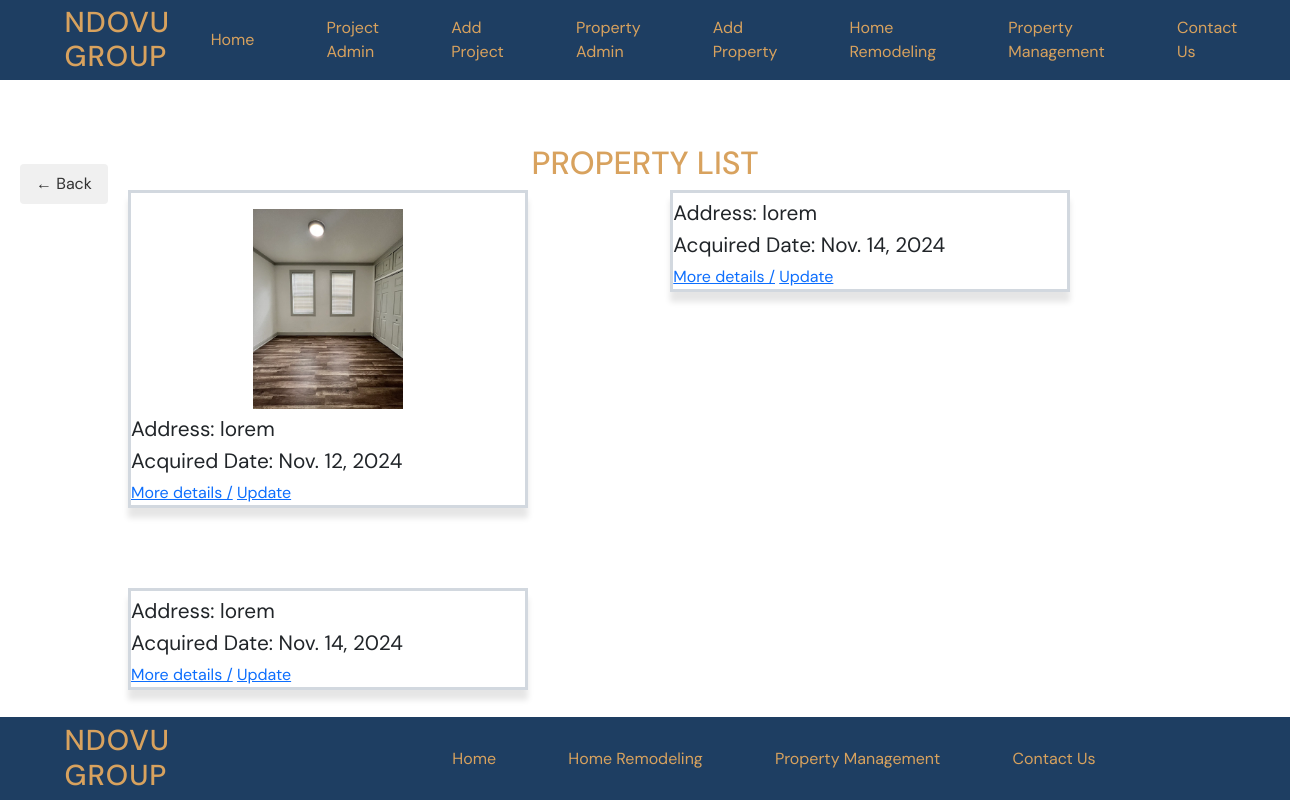
Page /property/property/ (signed in) on the committed database.
### property/models.py (models this page shows, shortened)
class PropertyManagement(models.Model):
    property_owner = models.CharField(max_length=128)
    image = models.ImageField(upload_to="static/img")
    address = models.CharField(max_length=200)
    property_type = models.CharField(max_length=50)
    number_of_units = models.CharField(max_length=10)
    year_built = models.TextField()
    square_footage = models.CharField(max_length=10)
    acquired_date = models.DateField()

### property/views.py (the view)
# urls.py: path("property/", views.PropertyListView.as_view(), name="property_list"),
class PropertyListView(ListView): #scan ops
        template_name = "property/property_list.html"
        model = PropertyManagement

### templates/property/property_list.html (shortened to what this page needs)
{% extends 'base.html' %} {% load static %}  {% block content %}
<section class="projects-section center-column">
  <h1>Property List</h1>
  <div class="">
    {% for propertymanagement in propertymanagement_list %}
    <div class="project-card">
      {% if propertymanagement.image %}
      <img src="{{ propertymanagement.image.url }}" alt="house" />
      {% endif %}
      <p>Address: {{ propertymanagement.address }}</p>
      <p>Acquired Date: {{ propertymanagement.acquired_date }}</p>
      <a href="{% url 'property_detail' propertymanagement.id %}"
        >More details /</a
      >
      <a href="{% url 'property_update' propertymanagement.id %}">Update</a>
    </div>
    {% endfor %}
  </div>
  <a href="{% url 'home' %}" class="back-button">← Back</a>
</section>
{% endblock content %}

### static/css/base.css (style rules this page uses)
:root { --secondary-color-600: #d8a25e; --background-color: #fdfdfd; --surface-color: #1e3e62; --neutral-color:#2e2f30; --DM-font: "DM Sans", sans-serif; }
* { font-family: var(--DM-font); margin: 0; padding: 0; text-decoration: none; }
html { font-size: 16px; background-color: var(--background-color); }
h1 { color: var(--secondary-color-600); font-size: 2rem; text-transform: uppercase; text-align: center; }
p { line-height: 1.5rem; font-size: 1.3rem; }
.center-column { display: flex; justify-content: center; align-items: center; flex-direction: column; }

### static/css/section.css (style rules this page uses)
.projects-section { margin-top: 4rem; position: relative; }
.project-card { width: 400px; display: inline-block; border: 3px solid rgba(30, 62, 98, 0.2); box-shadow: 0 10px 6px rgba(0, 0, 0, 0.1); margin-bottom: 5rem; vertical-align: top; margin-right: 10px; margin-left: 8rem; text-align: justify; }
.project-card p { width: 90%; margin: 0.5rem 0; }
.project-card img { height: 200px; object-fit: contain; display: block; margin: 1rem auto 0; }
.project-card a { width: 100%; }
.back-button { display: inline-block; padding: 8px 16px; position: absolute; top: 20px; left: 20px; background-color: #f0f0f0; color: #333; text-decoration: none; border-radius: 4px; transition: background-color 0.3s; }

### rows in the picture
PropertyManagement: image (picture), address "lorem", acquired_date "Nov. 12, 2024"
PropertyManagement: address "lorem", acquired_date "Nov. 14, 2024"
PropertyManagement: address "lorem", acquired_date "Nov. 14, 2024"
